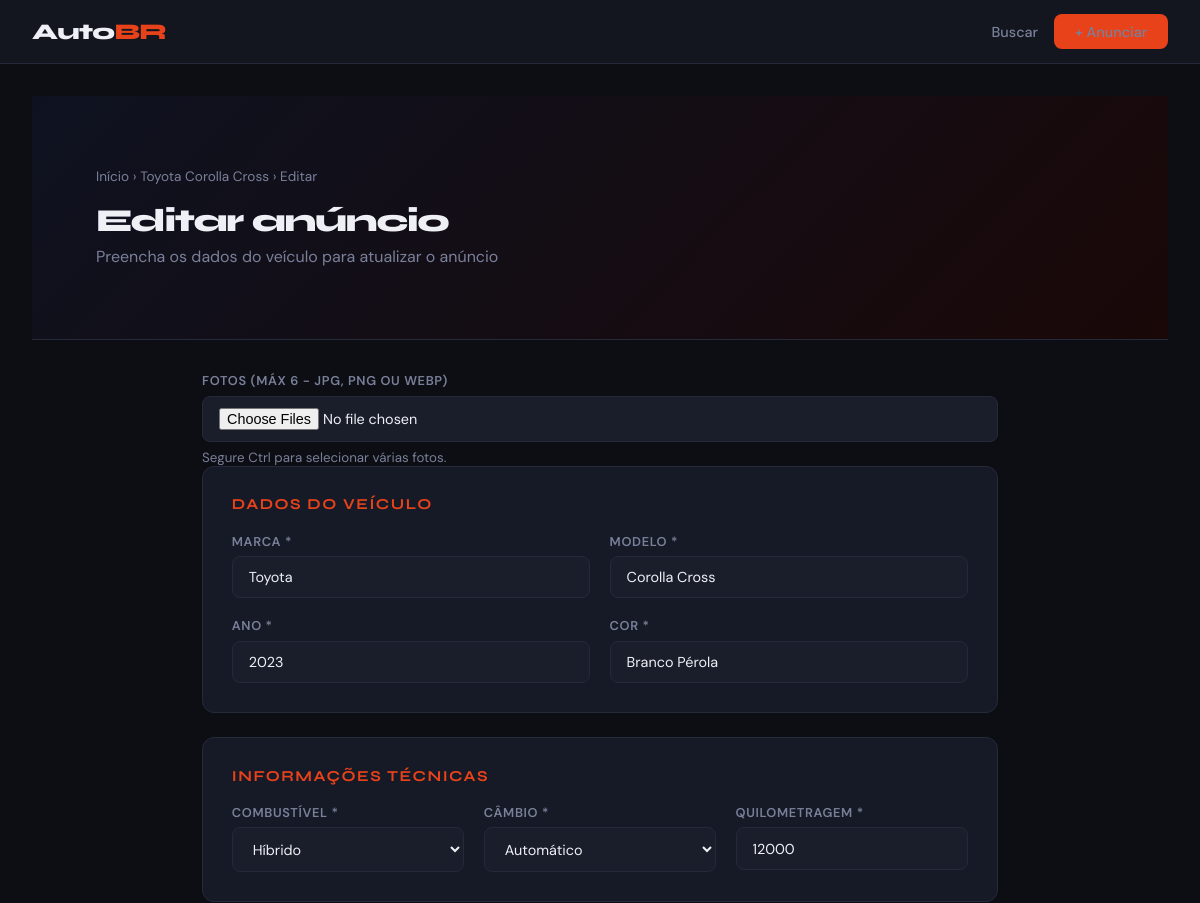
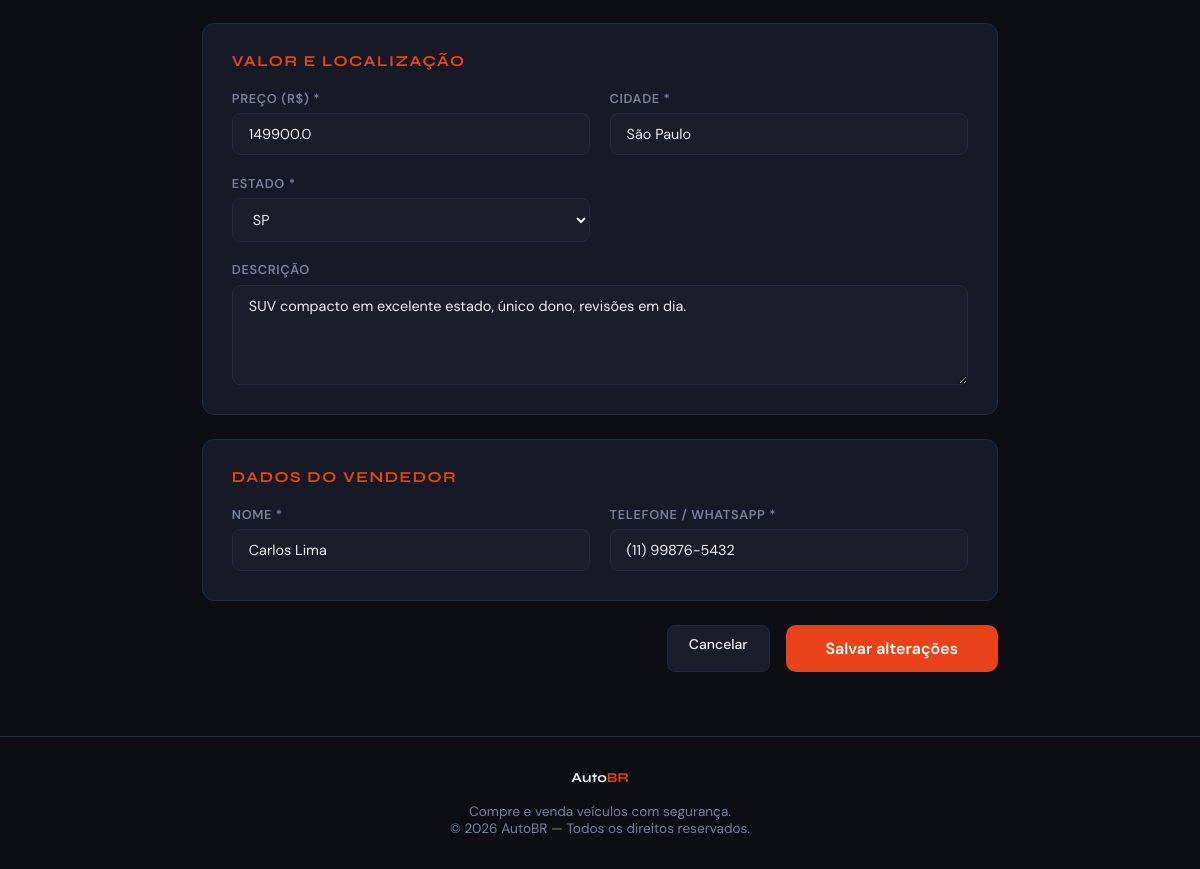
/car/1/edit, run on the app's committed database (2 pictures, top to bottom).
### tables this page shows
CREATE TABLE cars (
            id INTEGER PRIMARY KEY AUTOINCREMENT,
            brand TEXT NOT NULL,
            model TEXT NOT NULL,
            year INTEGER NOT NULL,
            price REAL NOT NULL,
            mileage INTEGER NOT NULL,
            fuel TEXT NOT NULL,
            transmission TEXT NOT NULL,
            color TEXT NOT NULL,
            description TEXT,
            city TEXT NOT NULL,
            state TEXT NOT NULL,
            seller_name TEXT NOT NULL,
            seller_phone TEXT NOT NULL,
            images TEXT,
            created_at TIMESTAMP DEFAULT CURRENT_TIMESTAMP
        );

### app.py (the view, shortened to what this page needs)
@app.route('/car/<int:car_id>/edit', methods=['GET', 'POST'])
def car_edit(car_id):
    conn = get_db()
    car = conn.execute('SELECT * FROM cars WHERE id = ?', (car_id,)).fetchone()
    conn.close()
    return render_template('form.html', car=car, action='edit')

### app.py (called while the page is built)
def get_db():
    conn = sqlite3.connect(DB_PATH)
    conn.row_factory = sqlite3.Row
    return conn

### templates/form.html (shortened to what this page needs)
{% extends 'base.html' %}
{% block content %}
<div class="form-hero">
    <div class="container">
        {% if action == 'edit' %}
        <div style="font-size:.85rem;color:var(--muted);margin-bottom:1rem">
            <a href="/" style="color:var(--muted);text-decoration:none">Início</a> ›
            <a href="/car/{{ car.id }}" style="color:var(--muted);text-decoration:none">{{ car.brand }} {{ car.model }}</a> › Editar
        </div>
        {% endif %}
        <div class="form-title">{% if action == 'new' %}Anunciar veículo {% else %}Editar anúncio {% endif %}</div>
        <div class="form-sub">Preencha os dados do veículo para {% if action == 'new' %}publicar seu anúncio{% else %}atualizar o anúncio{% endif %}</div>
    </div>
</div>
<div class="form-layout">
    <form method="POST" enctype="multipart/form-data">
        <div class="form-group full">
            <label>Fotos (Máx 6 - JPG, PNG ou WebP)</label>
            <input type="file" name="images" accept="image/*" multiple>
            <small style="color: var(--muted)">Segure Ctrl para selecionar várias fotos.</small>
        </div>
        <div class="form-section">
            <div class="form-section-title"> Dados do veículo</div>
            <div class="form-grid">
                <div class="form-group">
                    <label>Marca *</label>
                    <input name="brand" required value="{{ car.brand if car else '' }}" placeholder="ex: Toyota, Honda...">
                </div>
                <div class="form-group">
                    <label>Modelo *</label>
                    <input name="model" required value="{{ car.model if car else '' }}" placeholder="ex: Corolla, Civic...">
                </div>
                <div class="form-group">
                    <label>Ano *</label>
                    <input name="year" type="number" required min="1990" max="2025" value="{{ car.year if car else 2023 }}">
                </div>
                <div class="form-group">
                    <label>Cor *</label>
                    <input name="color" required value="{{ car.color if car else '' }}" placeholder="ex: Branco Pérola">
                </div>
            </div>
        </div>
        <div class="form-section">
            <div class="form-section-title">Informações técnicas</div>
            <div class="form-grid three">
                <div class="form-group">
                    <label>Combustível *</label>
                    <select name="fuel" required>
                        {% for f in ['Flex','Gasolina','Diesel','Elétrico','Híbrido','Turbo Flex'] %}
                        <option value="{{ f }}" {% if car and car.fuel == f %}selected{% endif %}>{{ f }}</option>
                        {% endfor %}
                    </select>
                </div>
                <div class="form-group">
                    <label>Câmbio *</label>
                    <select name="transmission" required>
                        <option value="Automático" {% if car and car.transmission == 'Automático' %}selected{% endif %}>Automático</option>
                    </select>
                </div>
                <div class="form-group">
                    <label>Quilometragem *</label>
                    <input name="mileage" type="number" required min="0" value="{{ car.mileage if car else '' }}" placeholder="km rodados">
                </div>
            </div>
        </div>
        <div class="form-section">
            <div class="form-section-title">Valor e localização</div>
            <div class="form-grid">
                <div class="form-group">
                    <label>Preço (R$) *</label>
                    <input name="price" type="number" required min="0" step="100" value="{{ car.price if car else '' }}" placeholder="Ex: 89900">
                </div>
                <div class="form-group">
                    <label>Cidade *</label>
                    <input name="city" required value="{{ car.city if car else '' }}" placeholder="São Paulo">
                </div>
                <div class="form-group">
                    <label>Estado *</label>
                    <select name="state" required>
                        {% for uf in ['AC','AL','AM','AP','BA','CE','DF','ES','GO','MA','MG','MS','MT','PA','PB','PE','PI','PR','RJ','RN','RO','RR','RS','SC','SE','SP','TO'] %}
                        <option value="{{ uf }}" {% if car and car.state == uf %}selected{% endif %}>{{ uf }}</option>
                        {% endfor %}
                    </select>
                </div>
                <div class="form-group full">
                    <label>Descrição</label>
                    <textarea name="description" placeholder="Descreva o estado do veículo, opcionais, histórico de manutenção...">{{ car.description if car else '' }}</textarea>
                </div>
            </div>
        </div>
        <div class="form-section">
            <div class="form-section-title"> Dados do vendedor</div>
            <div class="form-grid">
                <div class="form-group">
                    <label>Nome *</label>
                    <input name="seller_name" required value="{{ car.seller_name if car else '' }}" placeholder="Seu nome">
                </div>
                <div class="form-group">
                    <label>Telefone / WhatsApp *</label>
                    <input name="seller_phone" required value="{{ car.seller_phone if car else '' }}" placeholder="(11) 99999-9999">
                </div>
            </div>
        </div>
        <div class="form-actions">
            <a href="{{ '/car/' + car.id|string if car else '/' }}" class="btn-secondary">Cancelar</a>
            <button type="submit" class="btn-primary btn-submit">
                {% if action == 'new' %} Publicar anúncio{% else %} Salvar alterações{% endif %}
            </button>
        </div>
    </form>
</div>
{% endblock %}

### static/css/styles.css (style rules this page uses)
:root { --bg: #0c0e14; --surface: #13161f; --surface2: #1a1e2b; --border: #252a3a; --accent: #e8421a; --accent2: #ff6b3d; --text: #eef0f6; --muted: #7a8099; --card: #161a26; }
* { margin: 0; padding: 0; box-sizing: border-box; }
body { background: var(--bg); color: var(--text); font-family: 'DM Sans', sans-serif; min-height: 100vh; display: flex; flex-direction: column; }
.btn-primary { background: var(--accent); color: white; padding: 0.55rem 1.3rem; border-radius: 8px; font-weight: 600; font-size: 0.875rem; text-decoration: none; transition: 0.2s; border: none; cursor: pointer; font-family: 'DM Sans', sans-serif; }
.btn-secondary { background: var(--surface2); color: var(--text); padding: 0.55rem 1.3rem; border-radius: 8px; font-weight: 500; font-size: 0.875rem; text-decoration: none; transition: 0.2s; border: 1px solid var(--border); cursor: pointer; font-family: 'DM Sans', sans-serif; }
.container { max-width: 1280px; width: 100%; margin: 0 auto; padding: 2rem; flex: 1; }

### templates/form.html (style rules this page uses)
.form-hero { background: linear-gradient(135deg, #0e1220 0%, #1a0808 100%); border-bottom: 1px solid var(--border); padding: 2.5rem 2rem; }
.form-title { font-family: 'Syne', sans-serif; font-size: 2rem; font-weight: 800; letter-spacing: -.04em; }
.form-sub { color: var(--muted); margin-top: .4rem; }
.form-layout { max-width: 860px; margin: 2rem auto; padding: 0 2rem; }
.form-section { background: var(--card); border: 1px solid var(--border); border-radius: 12px; padding: 1.8rem; margin-bottom: 1.5rem; }
.form-section-title { font-family: 'Syne', sans-serif; font-size: .95rem; font-weight: 700; color: var(--accent); text-transform: uppercase; letter-spacing: .1em; margin-bottom: 1.2rem; }
.form-grid { display: grid; grid-template-columns: 1fr 1fr; gap: 1.2rem; }
.form-grid.three { grid-template-columns: 1fr 1fr 1fr; }
.form-group { display: flex; flex-direction: column; gap: .4rem; }
.form-group.full { grid-column: 1 / -1; }
label { font-size: .8rem; font-weight: 600; color: var(--muted); text-transform: uppercase; letter-spacing: .05em; }
input, select, textarea { background: var(--surface2); border: 1px solid var(--border); color: var(--text); padding: .7rem 1rem; border-radius: 8px; font-size: .9rem; font-family: 'DM Sans', sans-serif; outline: none; transition: border .2s; width: 100%; }
textarea { resize: vertical; min-height: 100px; }
select option { background: var(--surface2); }
.form-actions { display: flex; gap: 1rem; justify-content: flex-end; margin-top: .5rem; }
.btn-submit { padding: .8rem 2.5rem; font-size: 1rem; border-radius: 10px; }

### data on the page
cars: brand "Toyota", model "Corolla Cross", year "2023", color "Branco Pérola", fuel "Híbrido", transmission "Automático", mileage "12000", price "149900.0", city "São Paulo", state "SP", description "SUV compacto em excelente estado, único dono, revisões em dia.", seller_name "Carlos Lima", seller_phone "(11) 99876-5432"
